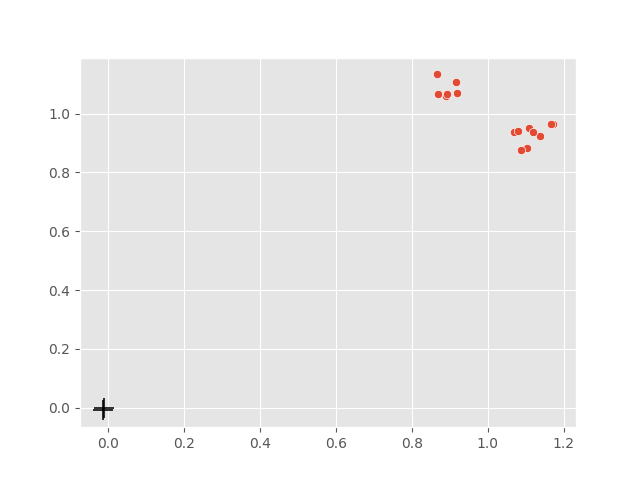

Python code for this plot:
import pandas as pd
import os
from pycparser import c_parser
import numpy as np

root = 'data/'
# ppl = Pipeline('3:1:1', 'data/')
# ppl.run()

from gensim.models.word2vec import Word2Vec


from gensim.models import Word2Vec
  
from nltk.cluster import KMeansClusterer
import nltk
import numpy as np 
  
from sklearn import cluster
from sklearn import metrics

X = []
label_names = []

with open("targets.txt") as f:
    l = f.readlines()[2::]
for i in range(len(l)):
    l[i] = l[i].strip("\n")
    l[i] = l[i].split(" ", maxsplit=1)
    l[i][1] = list(map(float, l[i][1].split()))
    X.append(l[i][1])
    label_names.append(l[i][0])
print(X[0], label_names[0])


NUM_CLUSTERS = 2
from sklearn import cluster
from sklearn import metrics
kmeans = cluster.KMeans(n_clusters=NUM_CLUSTERS)
kmeans.fit(X)
# print(model.vocab, X[:10])

labels = kmeans.labels_
centroids = kmeans.cluster_centers_
 
# print ("Cluster id labels for inputted data")
print (labels)
print (len(labels))
# print ("Centroids data")
# print (centroids)
# print ("Score (Opposite of the value of X on the K-means objective which is Sum of distances of samples to their closest cluster center):")
# print (kmeans.score(X))
 
# silhouette_score = metrics.silhouette_score(X, labels, metric='euclidean')

# print ("Silhouette_score: ")
# print (silhouette_score)

# str_corpus = [''.join(c) for c in corpus]




# s = set()
# d = {}
# for i in range(len(labels)):
#     if labels[i] not in s:
#         s.add(labels[i])
#         print(i)
#         d[labels[i]] = [X_[0][i], X_[1][i]]
        # print(labels[i], X_[i], i, end = "\n\n")
# print(model.vocab)

# words = list(model.vocab)
# for i, word in enumerate(words):  
    # print (word + ":" + str(labels[i]))

# print(labels[0], X_[0])
# print(labels[10], X_[10])
# print(labels[20], X_[20])
# print(labels[30], X_[30])
# print(labels[40], X_[40])
# print(X_[50])
# model2 = Word2Vec(corpus, size=128)
# print(model2[model2.wv.vocab])
# print("INPUT: ", c_code)
# print("\nPrediction Cluster: ", kmeans.predict(model2[model2.wv.vocab])[0], d[kmeans.predict(model2[model2.wv.vocab])[0]][1])
# print("\nThe given program closely matches to:\n", d[kmeans.predict(model2[model2.wv.vocab])[0]][0].strip("\n"))







import numpy as np

from sklearn.datasets import make_blobs
from sklearn.cluster import KMeans

import matplotlib.pyplot as plt
plt.style.use('ggplot')

import seaborn as sns

# Generate some random clusters
# X, y = make_blobs()
X = np.array(X)
t = kmeans.transform(X)
print(t)
# kmeans = KMeans(n_clusters=3).fit(X)

# plot the cluster centers and samples 
print(kmeans.cluster_centers_[:,0])
sns.scatterplot(kmeans.cluster_centers_[:,0], kmeans.cluster_centers_[:,1], 
                marker='+', 
                color='black', 
                s=200)

sns.scatterplot(t[:,0], t[:,1], palette=sns.color_palette("Set1", n_colors=15))

T = []
# label_names_ = []
# for i in range(len(labels)):
    # label_names_.append(label_names)
for i in X:
    T.append(sum(i)/len(i))
# for i in labels:
#     print(i, d[i][1])
# print(len(T), len(labels))
# print(le)
# sns.swarmplot(label_names, T)
plt.savefig('kmeans.png')
